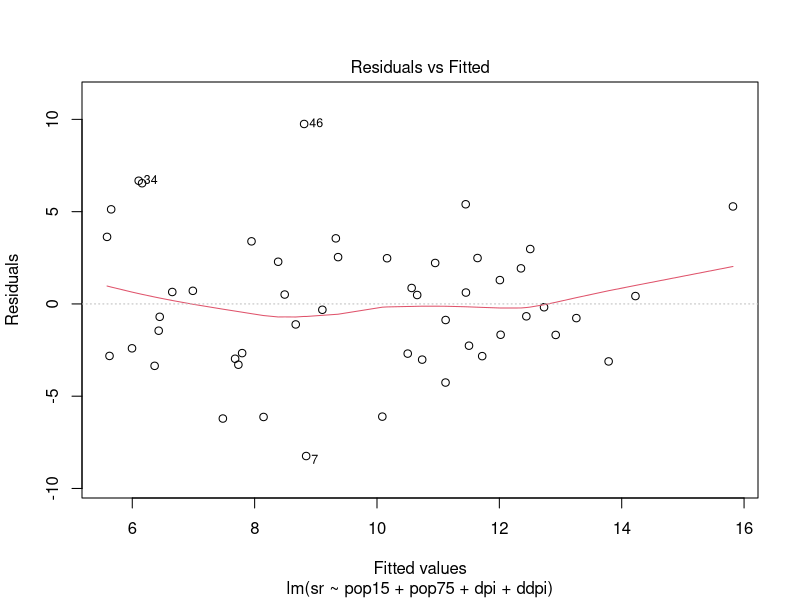
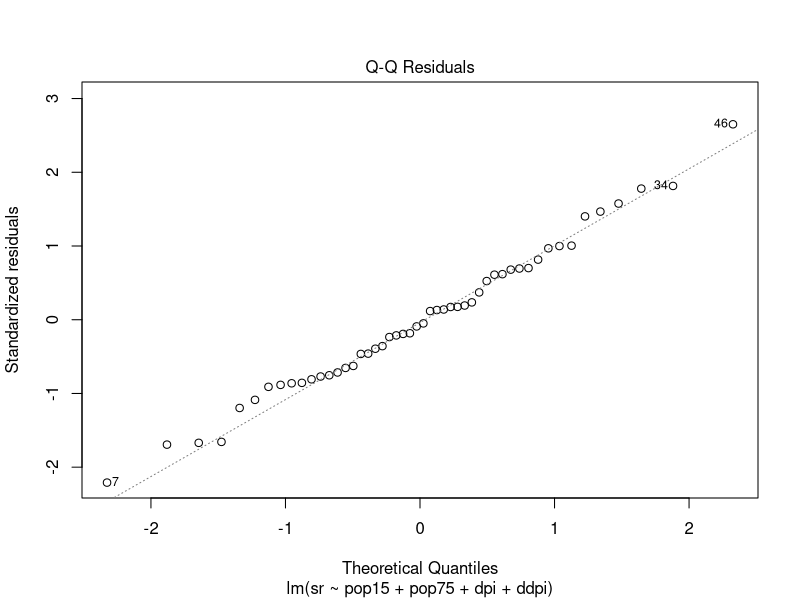
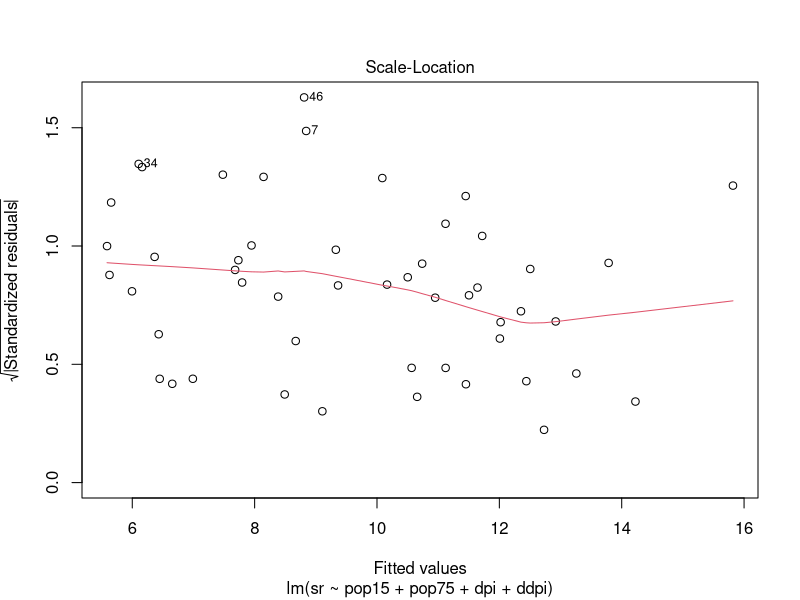
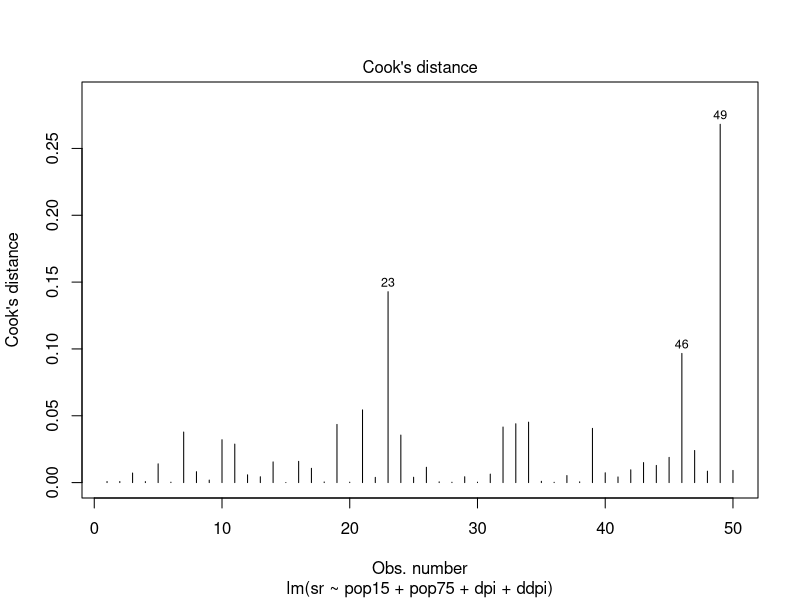
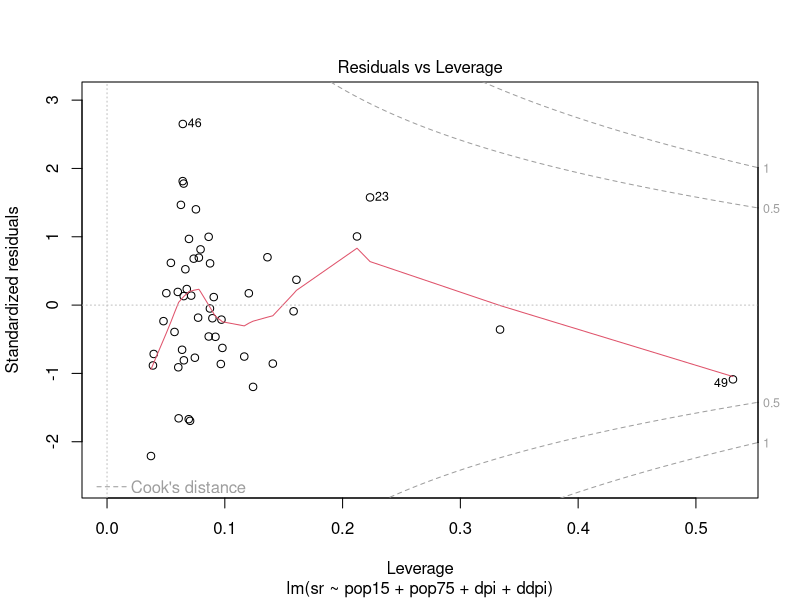
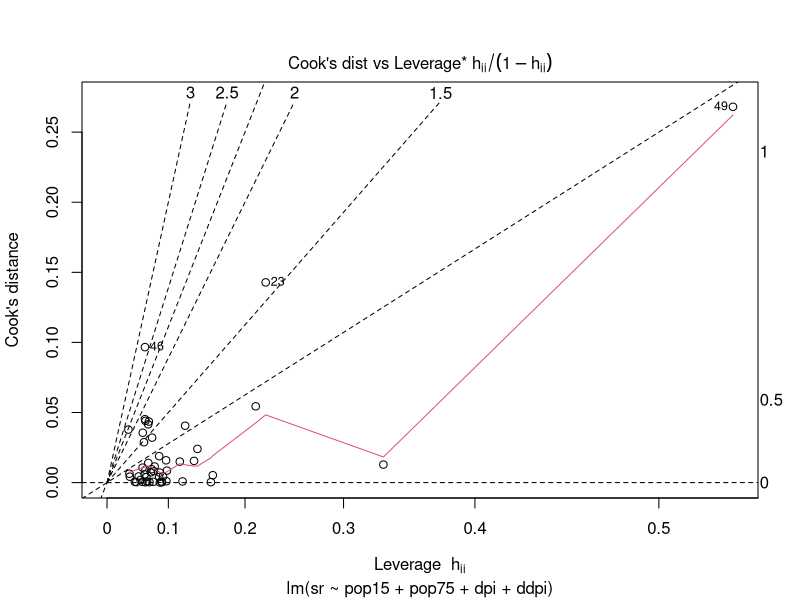
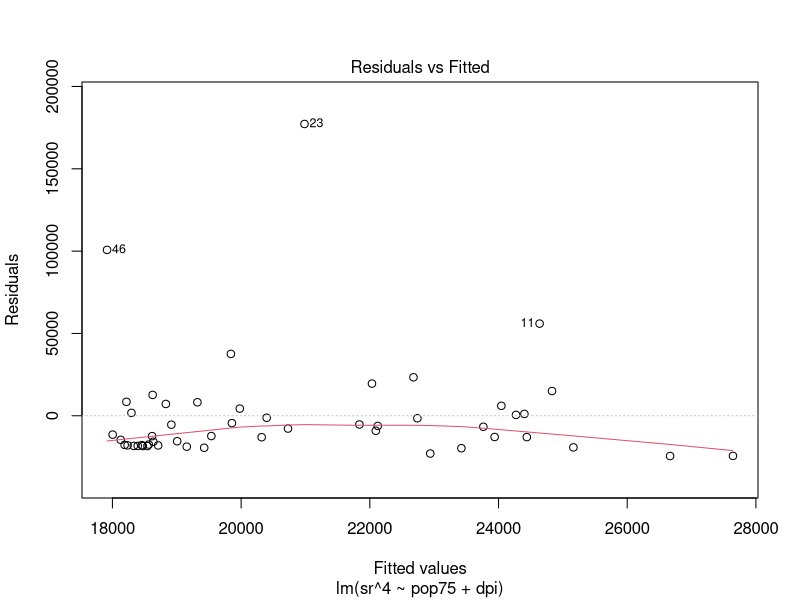
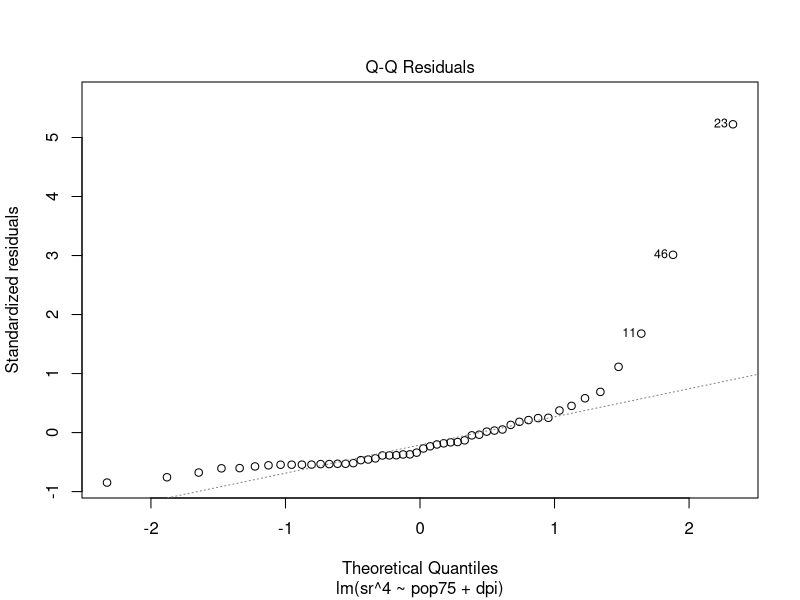

Here is the R script that generated these plots, in order:

require(stats)
require(graphics)
## Analysis of the life−cycle savings data
## given in Belsley, Kuh and Welsch.

LifeCycleSavings <- read.table('LifeCycleSavings.csv', header=TRUE, sep=",")

lm.model1 <- lm(sr ~ pop15 + pop75 + dpi + ddpi , data=LifeCycleSavings)
plot(lm.model1 , which =1:6)

lm.model2 <- lm(sr^4 ~ pop75 + dpi , data=LifeCycleSavings)
plot(lm.model2 , which =1:6)

